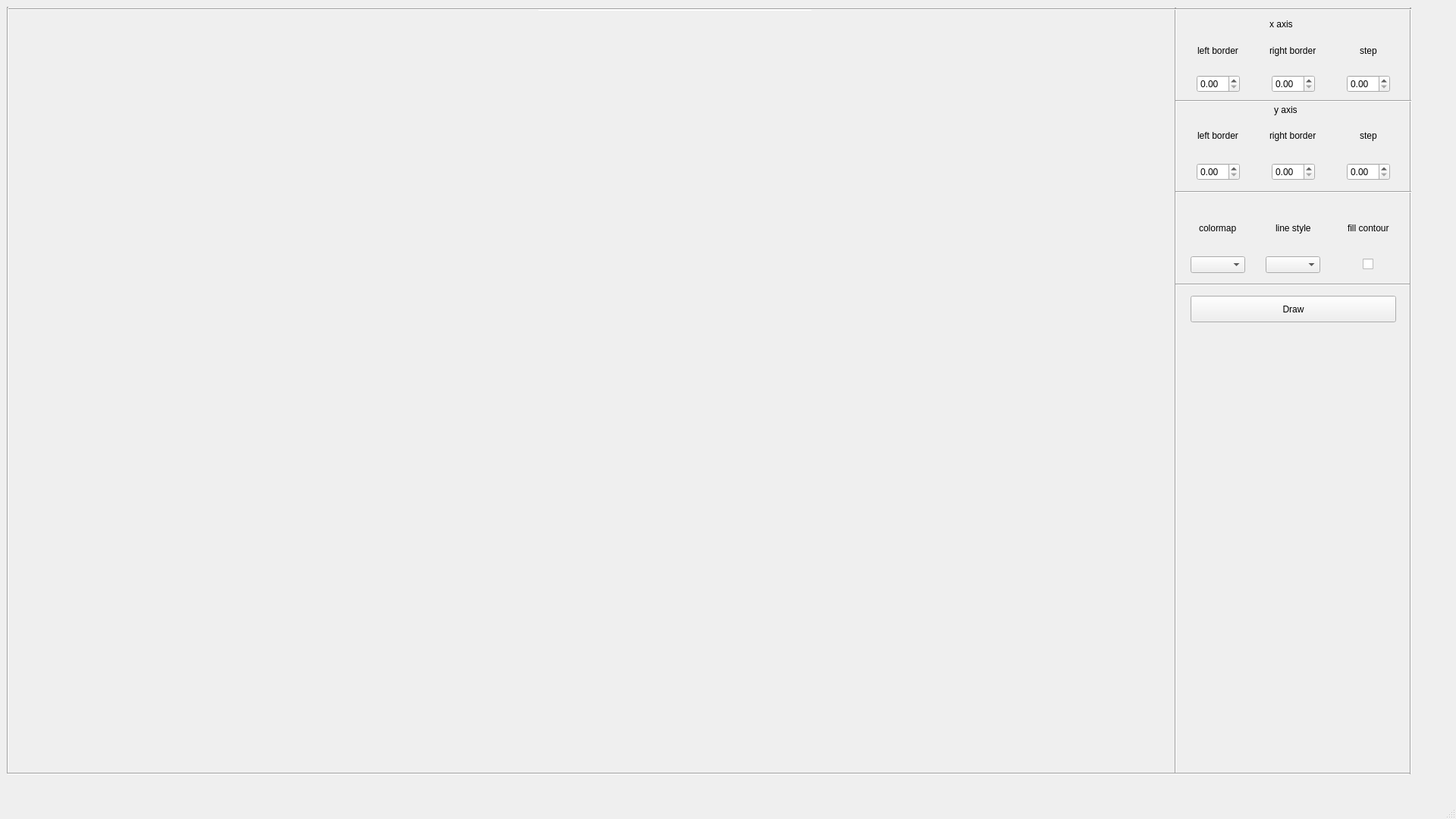
<?xml version="1.0" encoding="UTF-8"?>
<ui version="4.0">
 <class>MainWindow</class>
 <widget class="QMainWindow" name="MainWindow">
  <property name="geometry">
   <rect>
    <x>0</x>
    <y>0</y>
    <width>1920</width>
    <height>1080</height>
   </rect>
  </property>
  <property name="windowTitle">
   <string>MainWindow</string>
  </property>
  <widget class="QWidget" name="centralwidget">
   <widget class="QWidget" name="gridLayoutWidget">
    <property name="geometry">
     <rect>
      <x>20</x>
      <y>21</y>
      <width>1521</width>
      <height>991</height>
     </rect>
    </property>
    <layout class="QGridLayout" name="contour_grid_layout">
     <item row="0" column="0">
      <widget class="QWidget" name="contour_widget" native="true"/>
     </item>
    </layout>
   </widget>
   <widget class="Line" name="line">
    <property name="geometry">
     <rect>
      <x>1540</x>
      <y>10</y>
      <width>20</width>
      <height>1011</height>
     </rect>
    </property>
    <property name="sizePolicy">
     <sizepolicy hsizetype="Maximum" vsizetype="Minimum">
      <horstretch>0</horstretch>
      <verstretch>0</verstretch>
     </sizepolicy>
    </property>
    <property name="orientation">
     <enum>Qt::Vertical</enum>
    </property>
   </widget>
   <widget class="Line" name="line_2">
    <property name="geometry">
     <rect>
      <x>710</x>
      <y>-2</y>
      <width>361</width>
      <height>30</height>
     </rect>
    </property>
    <property name="orientation">
     <enum>Qt::Horizontal</enum>
    </property>
   </widget>
   <widget class="QPushButton" name="draw_button">
    <property name="geometry">
     <rect>
      <x>1570</x>
      <y>390</y>
      <width>271</width>
      <height>35</height>
     </rect>
    </property>
    <property name="text">
     <string>Draw</string>
    </property>
   </widget>
   <widget class="QWidget" name="gridLayoutWidget_3">
    <property name="geometry">
     <rect>
      <x>1560</x>
      <y>48</y>
      <width>291</width>
      <height>81</height>
     </rect>
    </property>
    <layout class="QGridLayout" name="gridLayout_3">
     <item row="1" column="0" alignment="Qt::AlignHCenter|Qt::AlignVCenter">
      <widget class="QDoubleSpinBox" name="x_left_border_dsb"/>
     </item>
     <item row="1" column="1" alignment="Qt::AlignHCenter|Qt::AlignVCenter">
      <widget class="QDoubleSpinBox" name="x_right_border_dsb"/>
     </item>
     <item row="1" column="2" alignment="Qt::AlignHCenter|Qt::AlignVCenter">
      <widget class="QDoubleSpinBox" name="x_step_dsb"/>
     </item>
     <item row="0" column="0" alignment="Qt::AlignHCenter">
      <widget class="QLabel" name="x_left_border_label">
       <property name="text">
        <string>left border</string>
       </property>
      </widget>
     </item>
     <item row="0" column="1" alignment="Qt::AlignHCenter">
      <widget class="QLabel" name="x_right_border_label">
       <property name="text">
        <string>right border</string>
       </property>
      </widget>
     </item>
     <item row="0" column="2" alignment="Qt::AlignHCenter">
      <widget class="QLabel" name="x_step_label">
       <property name="text">
        <string>step</string>
       </property>
      </widget>
     </item>
    </layout>
   </widget>
   <widget class="QWidget" name="gridLayoutWidget_4">
    <property name="geometry">
     <rect>
      <x>1560</x>
      <y>158</y>
      <width>291</width>
      <height>90</height>
     </rect>
    </property>
    <layout class="QGridLayout" name="gridLayout_4">
     <item row="1" column="1" alignment="Qt::AlignHCenter|Qt::AlignVCenter">
      <widget class="QDoubleSpinBox" name="y_right_border_dsb"/>
     </item>
     <item row="1" column="2" alignment="Qt::AlignHCenter|Qt::AlignVCenter">
      <widget class="QDoubleSpinBox" name="y_step_dsb"/>
     </item>
     <item row="1" column="0" alignment="Qt::AlignHCenter|Qt::AlignVCenter">
      <widget class="QDoubleSpinBox" name="y_left_border_dsb"/>
     </item>
     <item row="0" column="2" alignment="Qt::AlignHCenter|Qt::AlignVCenter">
      <widget class="QLabel" name="y_step_label">
       <property name="text">
        <string>step</string>
       </property>
      </widget>
     </item>
     <item row="0" column="1" alignment="Qt::AlignHCenter|Qt::AlignVCenter">
      <widget class="QLabel" name="y_right_border_label">
       <property name="text">
        <string>right border</string>
       </property>
      </widget>
     </item>
     <item row="0" column="0" alignment="Qt::AlignHCenter|Qt::AlignVCenter">
      <widget class="QLabel" name="y_left_border_label">
       <property name="text">
        <string>left border</string>
       </property>
      </widget>
     </item>
    </layout>
   </widget>
   <widget class="Line" name="line_3">
    <property name="geometry">
     <rect>
      <x>1550</x>
      <y>360</y>
      <width>311</width>
      <height>30</height>
     </rect>
    </property>
    <property name="orientation">
     <enum>Qt::Horizontal</enum>
    </property>
   </widget>
   <widget class="Line" name="line_4">
    <property name="geometry">
     <rect>
      <x>10</x>
      <y>1010</y>
      <width>1851</width>
      <height>20</height>
     </rect>
    </property>
    <property name="orientation">
     <enum>Qt::Horizontal</enum>
    </property>
   </widget>
   <widget class="Line" name="line_5">
    <property name="geometry">
     <rect>
      <x>1850</x>
      <y>10</y>
      <width>20</width>
      <height>1011</height>
     </rect>
    </property>
    <property name="sizePolicy">
     <sizepolicy hsizetype="Maximum" vsizetype="Minimum">
      <horstretch>0</horstretch>
      <verstretch>0</verstretch>
     </sizepolicy>
    </property>
    <property name="orientation">
     <enum>Qt::Vertical</enum>
    </property>
   </widget>
   <widget class="Line" name="line_7">
    <property name="geometry">
     <rect>
      <x>1550</x>
      <y>238</y>
      <width>311</width>
      <height>30</height>
     </rect>
    </property>
    <property name="orientation">
     <enum>Qt::Horizontal</enum>
    </property>
   </widget>
   <widget class="Line" name="line_8">
    <property name="geometry">
     <rect>
      <x>1550</x>
      <y>118</y>
      <width>311</width>
      <height>30</height>
     </rect>
    </property>
    <property name="orientation">
     <enum>Qt::Horizontal</enum>
    </property>
   </widget>
   <widget class="Line" name="line_9">
    <property name="geometry">
     <rect>
      <x>10</x>
      <y>2</y>
      <width>1851</width>
      <height>20</height>
     </rect>
    </property>
    <property name="orientation">
     <enum>Qt::Horizontal</enum>
    </property>
   </widget>
   <widget class="QLabel" name="label_2">
    <property name="geometry">
     <rect>
      <x>1674</x>
      <y>18</y>
      <width>67</width>
      <height>27</height>
     </rect>
    </property>
    <property name="text">
     <string>x axis</string>
    </property>
   </widget>
   <widget class="QLabel" name="label_3">
    <property name="geometry">
     <rect>
      <x>1680</x>
      <y>130</y>
      <width>40</width>
      <height>30</height>
     </rect>
    </property>
    <property name="text">
     <string>y axis</string>
    </property>
   </widget>
   <widget class="Line" name="line_10">
    <property name="geometry">
     <rect>
      <x>0</x>
      <y>9</y>
      <width>20</width>
      <height>1011</height>
     </rect>
    </property>
    <property name="sizePolicy">
     <sizepolicy hsizetype="Maximum" vsizetype="Minimum">
      <horstretch>0</horstretch>
      <verstretch>0</verstretch>
     </sizepolicy>
    </property>
    <property name="orientation">
     <enum>Qt::Vertical</enum>
    </property>
   </widget>
   <widget class="QWidget" name="gridLayoutWidget_6">
    <property name="geometry">
     <rect>
      <x>1560</x>
      <y>270</y>
      <width>291</width>
      <height>90</height>
     </rect>
    </property>
    <layout class="QGridLayout" name="gridLayout">
     <item row="0" column="1" alignment="Qt::AlignHCenter|Qt::AlignVCenter">
      <widget class="QLabel" name="line_style_label">
       <property name="text">
        <string>line style</string>
       </property>
      </widget>
     </item>
     <item row="1" column="0" alignment="Qt::AlignHCenter|Qt::AlignVCenter">
      <widget class="QComboBox" name="colormap_combo_box"/>
     </item>
     <item row="0" column="0" alignment="Qt::AlignHCenter">
      <widget class="QLabel" name="colormap_label">
       <property name="text">
        <string>colormap</string>
       </property>
      </widget>
     </item>
     <item row="1" column="1" alignment="Qt::AlignHCenter|Qt::AlignVCenter">
      <widget class="QComboBox" name="line_style_combo_box"/>
     </item>
     <item row="1" column="2" alignment="Qt::AlignHCenter">
      <widget class="QCheckBox" name="fill_contour_check_box">
       <property name="text">
        <string/>
       </property>
      </widget>
     </item>
     <item row="0" column="2" alignment="Qt::AlignHCenter|Qt::AlignVCenter">
      <widget class="QLabel" name="label">
       <property name="text">
        <string>fill contour</string>
       </property>
      </widget>
     </item>
    </layout>
   </widget>
  </widget>
  <widget class="QMenuBar" name="menubar">
   <property name="geometry">
    <rect>
     <x>0</x>
     <y>0</y>
     <width>1920</width>
     <height>22</height>
    </rect>
   </property>
  </widget>
  <widget class="QStatusBar" name="statusbar"/>
 </widget>
 <resources/>
 <connections/>
</ui>
